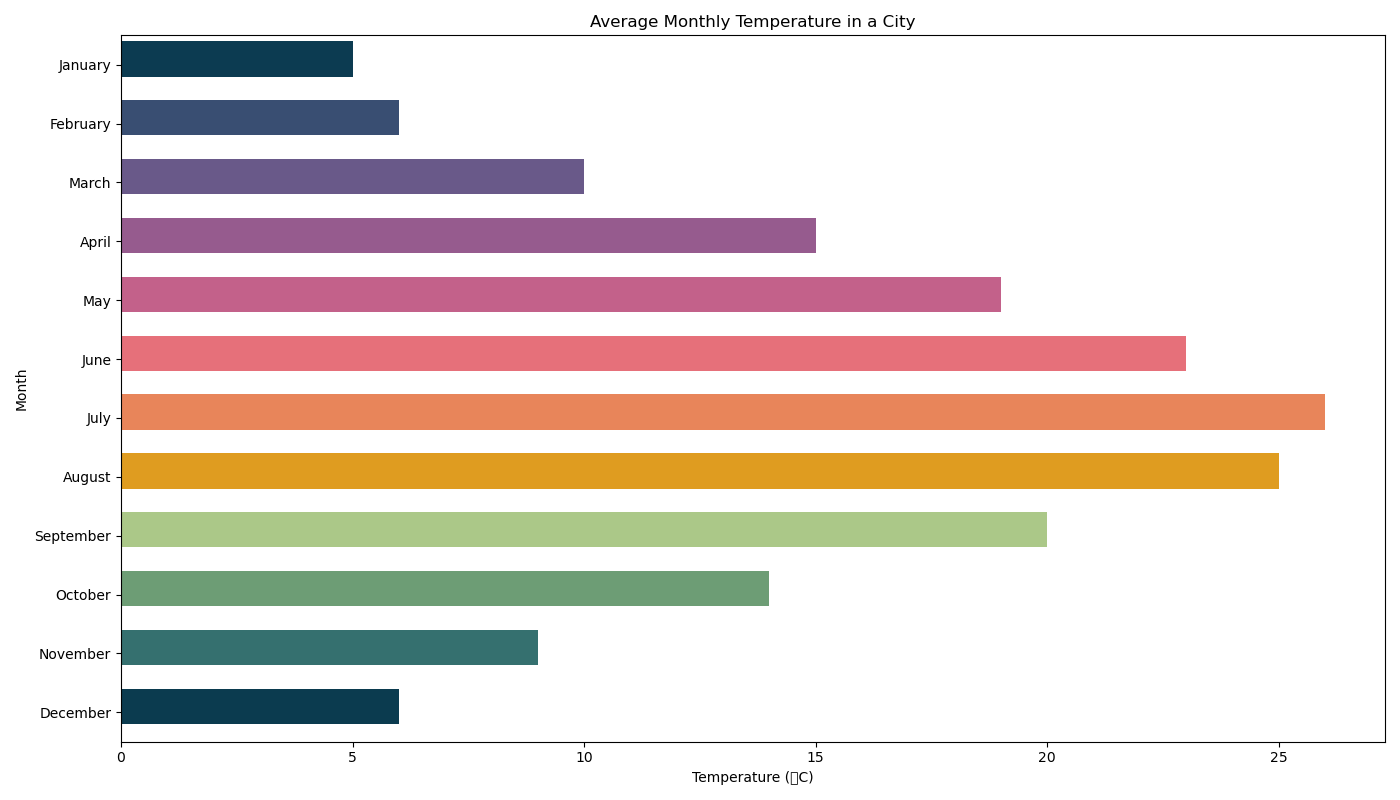

Write the Python code that produced this figure.

import seaborn as sns
import pandas as pd
import matplotlib.pyplot as plt

# Create the dataframe from the given data
data = {
    'Month': ['January', 'February', 'March', 'April', 'May', 'June', 
              'July', 'August', 'September', 'October', 'November', 'December'],
    'Average_Temperature_Celsius': [5, 6, 10, 15, 19, 23, 26, 25, 20, 14, 9, 6]
}

df = pd.DataFrame(data)

# Define a color palette with hexadecimal color codes
colors = ["#003f5c", "#2f4b7c", "#665191", "#a05195",
          "#d45087", "#f95d6a", "#ff7c43", "#ffa600",
          "#acd27e", "#65a56f", "#2b7a78", "#003f5a"]

# Create a figure and adjust its size
plt.figure(figsize=(14, 8))

# Draw a horizontal barplot
barplot = sns.barplot(
    y='Month',
    x='Average_Temperature_Celsius',
    data=df,
    palette=colors,
    orient='h'
)

# Modify bar width
for bar in barplot.patches:
    bar.set_height(0.6)

# Draw the plot
plt.title('Average Monthly Temperature in a City')
plt.xlabel('Temperature (°C)')
plt.ylabel('Month')

plt.tight_layout()
plt.show()
